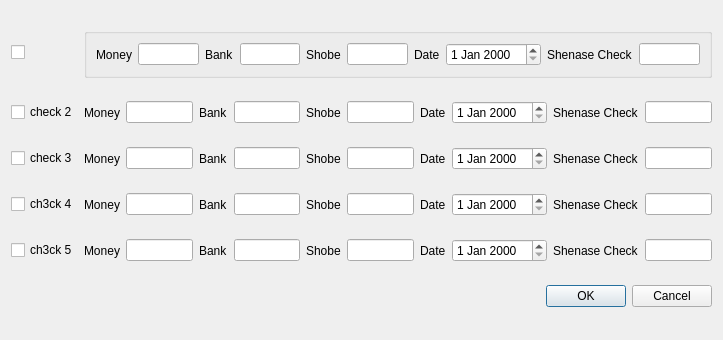
<?xml version="1.0" encoding="UTF-8"?>
<ui version="4.0">
 <class>Dialog_Check</class>
 <widget class="QDialog" name="Dialog_Check">
  <property name="geometry">
   <rect>
    <x>0</x>
    <y>0</y>
    <width>723</width>
    <height>340</height>
   </rect>
  </property>
  <property name="windowTitle">
   <string>Dialog</string>
  </property>
  <layout class="QGridLayout" name="gridLayout">
   <item row="0" column="0">
    <widget class="QCheckBox" name="checkBox">
     <property name="text">
      <string/>
     </property>
    </widget>
   </item>
   <item row="1" column="0">
    <widget class="QCheckBox" name="checkBox_2">
     <property name="text">
      <string>check 2</string>
     </property>
    </widget>
   </item>
   <item row="1" column="1">
    <layout class="QHBoxLayout" name="horizontalLayout_2">
     <item>
      <widget class="QLabel" name="label_money_2">
       <property name="text">
        <string>Money</string>
       </property>
      </widget>
     </item>
     <item>
      <widget class="QLineEdit" name="lineEdit_money_2"/>
     </item>
     <item>
      <widget class="QLabel" name="label_bank_2">
       <property name="text">
        <string>Bank</string>
       </property>
      </widget>
     </item>
     <item>
      <widget class="QLineEdit" name="lineEdit_bank_2"/>
     </item>
     <item>
      <widget class="QLabel" name="label_shobe_2">
       <property name="text">
        <string>Shobe</string>
       </property>
      </widget>
     </item>
     <item>
      <widget class="QLineEdit" name="lineEdit_shobe_2"/>
     </item>
     <item>
      <widget class="QLabel" name="label_date_2">
       <property name="text">
        <string>Date</string>
       </property>
      </widget>
     </item>
     <item>
      <widget class="QDateEdit" name="dateEdit_2"/>
     </item>
     <item>
      <widget class="QLabel" name="label_shenase_2">
       <property name="text">
        <string>Shenase Check</string>
       </property>
      </widget>
     </item>
     <item>
      <widget class="QLineEdit" name="lineEdit_shenase_2"/>
     </item>
    </layout>
   </item>
   <item row="2" column="0">
    <widget class="QCheckBox" name="checkBox_3">
     <property name="text">
      <string>check 3</string>
     </property>
    </widget>
   </item>
   <item row="2" column="1">
    <layout class="QHBoxLayout" name="horizontalLayout_3">
     <item>
      <widget class="QLabel" name="label_money_3">
       <property name="text">
        <string>Money</string>
       </property>
      </widget>
     </item>
     <item>
      <widget class="QLineEdit" name="lineEdit_money_3"/>
     </item>
     <item>
      <widget class="QLabel" name="label_bank_3">
       <property name="text">
        <string>Bank</string>
       </property>
      </widget>
     </item>
     <item>
      <widget class="QLineEdit" name="lineEdit_bank_3"/>
     </item>
     <item>
      <widget class="QLabel" name="label_shobe_3">
       <property name="text">
        <string>Shobe</string>
       </property>
      </widget>
     </item>
     <item>
      <widget class="QLineEdit" name="lineEdit_shobe_3"/>
     </item>
     <item>
      <widget class="QLabel" name="label_date_3">
       <property name="text">
        <string>Date</string>
       </property>
      </widget>
     </item>
     <item>
      <widget class="QDateEdit" name="dateEdit_3"/>
     </item>
     <item>
      <widget class="QLabel" name="label_shenase_3">
       <property name="text">
        <string>Shenase Check</string>
       </property>
      </widget>
     </item>
     <item>
      <widget class="QLineEdit" name="lineEdit_shenase_3"/>
     </item>
    </layout>
   </item>
   <item row="3" column="0">
    <widget class="QCheckBox" name="checkBox_4">
     <property name="text">
      <string>ch3ck 4</string>
     </property>
    </widget>
   </item>
   <item row="3" column="1">
    <layout class="QHBoxLayout" name="horizontalLayout_4">
     <item>
      <widget class="QLabel" name="label_money_4">
       <property name="text">
        <string>Money</string>
       </property>
      </widget>
     </item>
     <item>
      <widget class="QLineEdit" name="lineEdit_money_4"/>
     </item>
     <item>
      <widget class="QLabel" name="label_bank_4">
       <property name="text">
        <string>Bank</string>
       </property>
      </widget>
     </item>
     <item>
      <widget class="QLineEdit" name="lineEdit_bank_4"/>
     </item>
     <item>
      <widget class="QLabel" name="label_shobe_4">
       <property name="text">
        <string>Shobe</string>
       </property>
      </widget>
     </item>
     <item>
      <widget class="QLineEdit" name="lineEdit_shobe_4"/>
     </item>
     <item>
      <widget class="QLabel" name="label_date_4">
       <property name="text">
        <string>Date</string>
       </property>
      </widget>
     </item>
     <item>
      <widget class="QDateEdit" name="dateEdit_4"/>
     </item>
     <item>
      <widget class="QLabel" name="label_shenase_4">
       <property name="text">
        <string>Shenase Check</string>
       </property>
      </widget>
     </item>
     <item>
      <widget class="QLineEdit" name="lineEdit_shenase_4"/>
     </item>
    </layout>
   </item>
   <item row="4" column="0">
    <widget class="QCheckBox" name="checkBox_5">
     <property name="text">
      <string>ch3ck 5</string>
     </property>
    </widget>
   </item>
   <item row="4" column="1">
    <layout class="QHBoxLayout" name="horizontalLayout_5">
     <item>
      <widget class="QLabel" name="label_money_5">
       <property name="text">
        <string>Money</string>
       </property>
      </widget>
     </item>
     <item>
      <widget class="QLineEdit" name="lineEdit_money_5"/>
     </item>
     <item>
      <widget class="QLabel" name="label_bank_5">
       <property name="text">
        <string>Bank</string>
       </property>
      </widget>
     </item>
     <item>
      <widget class="QLineEdit" name="lineEdit_bank_5"/>
     </item>
     <item>
      <widget class="QLabel" name="label_shobe_5">
       <property name="text">
        <string>Shobe</string>
       </property>
      </widget>
     </item>
     <item>
      <widget class="QLineEdit" name="lineEdit_shobe_5"/>
     </item>
     <item>
      <widget class="QLabel" name="label_date_5">
       <property name="text">
        <string>Date</string>
       </property>
      </widget>
     </item>
     <item>
      <widget class="QDateEdit" name="dateEdit_5"/>
     </item>
     <item>
      <widget class="QLabel" name="label_shenase_5">
       <property name="text">
        <string>Shenase Check</string>
       </property>
      </widget>
     </item>
     <item>
      <widget class="QLineEdit" name="lineEdit_shenase_5"/>
     </item>
    </layout>
   </item>
   <item row="5" column="0" colspan="2">
    <widget class="QDialogButtonBox" name="buttonBox">
     <property name="standardButtons">
      <set>QDialogButtonBox::Cancel|QDialogButtonBox::Ok</set>
     </property>
    </widget>
   </item>
   <item row="0" column="1">
    <widget class="QGroupBox" name="check1">
     <layout class="QHBoxLayout" name="horizontalLayout_1">
      <item>
       <widget class="QLabel" name="label_money">
        <property name="text">
         <string>Money</string>
        </property>
       </widget>
      </item>
      <item>
       <widget class="QLineEdit" name="lineEdit_money"/>
      </item>
      <item>
       <widget class="QLabel" name="label_bank">
        <property name="text">
         <string>Bank</string>
        </property>
       </widget>
      </item>
      <item>
       <widget class="QLineEdit" name="lineEdit_bank"/>
      </item>
      <item>
       <widget class="QLabel" name="label_shobe">
        <property name="text">
         <string>Shobe</string>
        </property>
       </widget>
      </item>
      <item>
       <widget class="QLineEdit" name="lineEdit_shobe"/>
      </item>
      <item>
       <widget class="QLabel" name="label_date">
        <property name="text">
         <string>Date</string>
        </property>
       </widget>
      </item>
      <item>
       <widget class="QDateEdit" name="dateEdit"/>
      </item>
      <item>
       <widget class="QLabel" name="label_shenase">
        <property name="text">
         <string>Shenase Check</string>
        </property>
       </widget>
      </item>
      <item>
       <widget class="QLineEdit" name="lineEdit_shenase"/>
      </item>
     </layout>
    </widget>
   </item>
  </layout>
 </widget>
 <resources/>
 <connections>
  <connection>
   <sender>checkBox</sender>
   <signal>toggled(bool)</signal>
   <receiver>Dialog_Check</receiver>
   <slot>check_1_available(bool)</slot>
   <hints>
    <hint type="sourcelabel">
     <x>42</x>
     <y>40</y>
    </hint>
    <hint type="destinationlabel">
     <x>47</x>
     <y>56</y>
    </hint>
   </hints>
  </connection>
  <connection>
   <sender>checkBox_2</sender>
   <signal>toggled(bool)</signal>
   <receiver>Dialog_Check</receiver>
   <slot>check_2_available(bool)</slot>
   <hints>
    <hint type="sourcelabel">
     <x>36</x>
     <y>89</y>
    </hint>
    <hint type="destinationlabel">
     <x>17</x>
     <y>104</y>
    </hint>
   </hints>
  </connection>
  <connection>
   <sender>checkBox_3</sender>
   <signal>toggled(bool)</signal>
   <receiver>Dialog_Check</receiver>
   <slot>check_3_available(bool)</slot>
   <hints>
    <hint type="sourcelabel">
     <x>35</x>
     <y>141</y>
    </hint>
    <hint type="destinationlabel">
     <x>16</x>
     <y>159</y>
    </hint>
   </hints>
  </connection>
  <connection>
   <sender>checkBox_4</sender>
   <signal>toggled(bool)</signal>
   <receiver>Dialog_Check</receiver>
   <slot>check_4_available(bool)</slot>
   <hints>
    <hint type="sourcelabel">
     <x>44</x>
     <y>189</y>
    </hint>
    <hint type="destinationlabel">
     <x>20</x>
     <y>209</y>
    </hint>
   </hints>
  </connection>
  <connection>
   <sender>checkBox_5</sender>
   <signal>toggled(bool)</signal>
   <receiver>Dialog_Check</receiver>
   <slot>check_5_available(bool)</slot>
   <hints>
    <hint type="sourcelabel">
     <x>39</x>
     <y>247</y>
    </hint>
    <hint type="destinationlabel">
     <x>7</x>
     <y>259</y>
    </hint>
   </hints>
  </connection>
 </connections>
 <slots>
  <slot>check_1_available(bool)</slot>
  <slot>check_2_available(bool)</slot>
  <slot>check_3_available(bool)</slot>
  <slot>check_4_available(bool)</slot>
  <slot>check_5_available(bool)</slot>
 </slots>
</ui>
